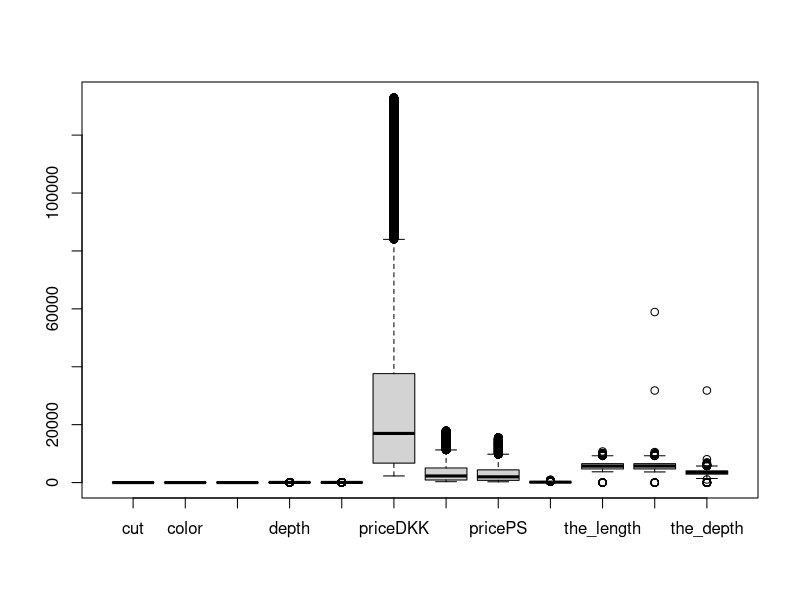
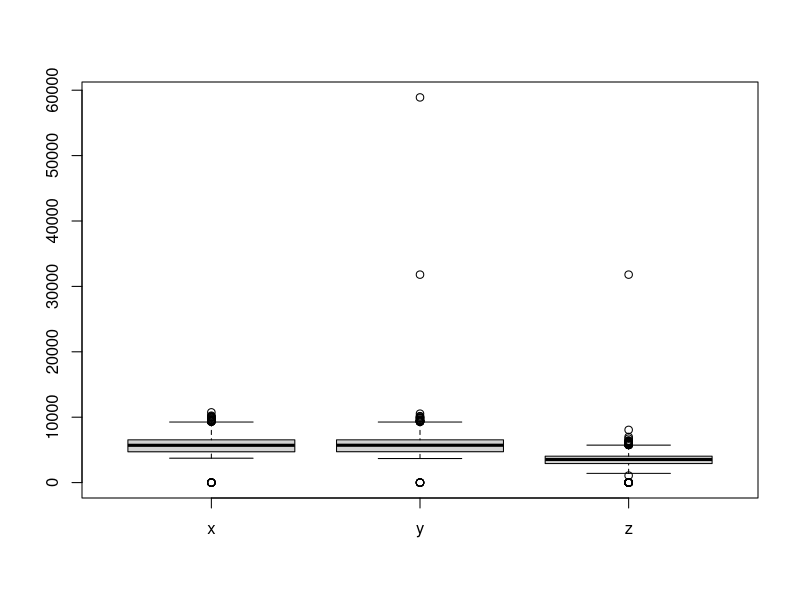
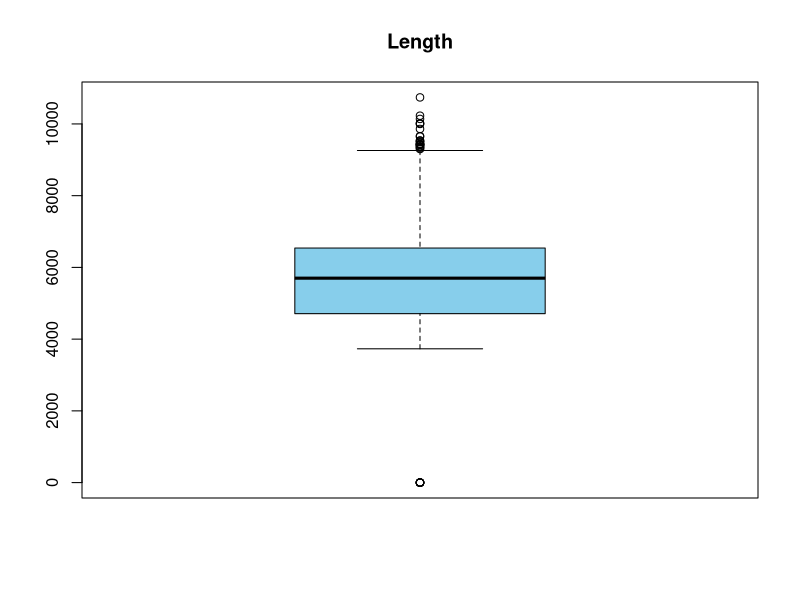
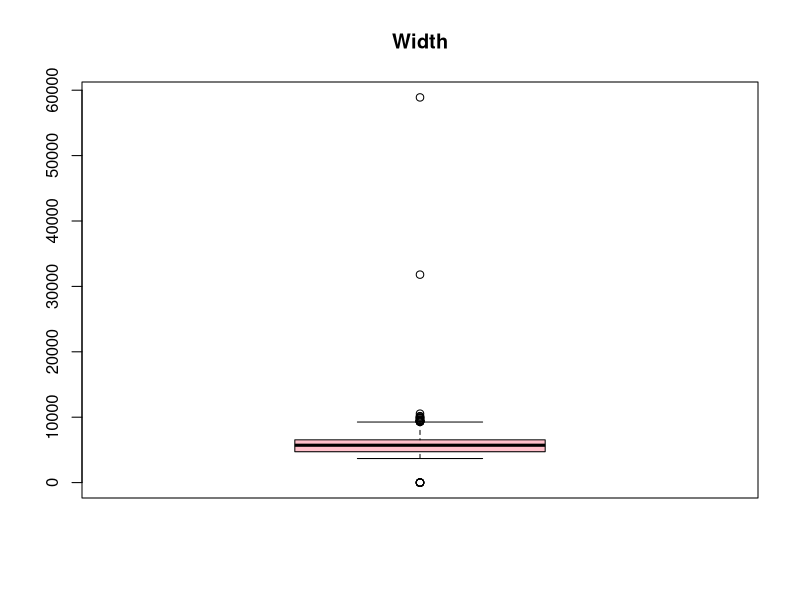
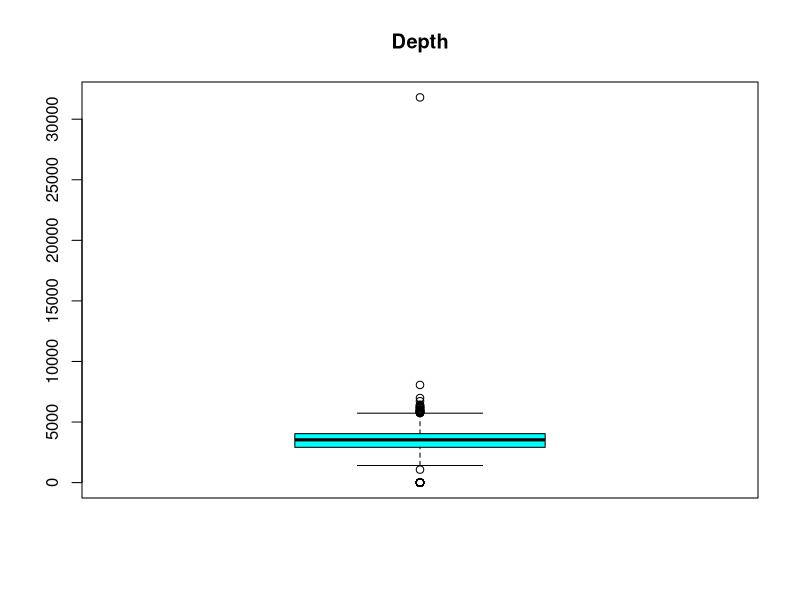
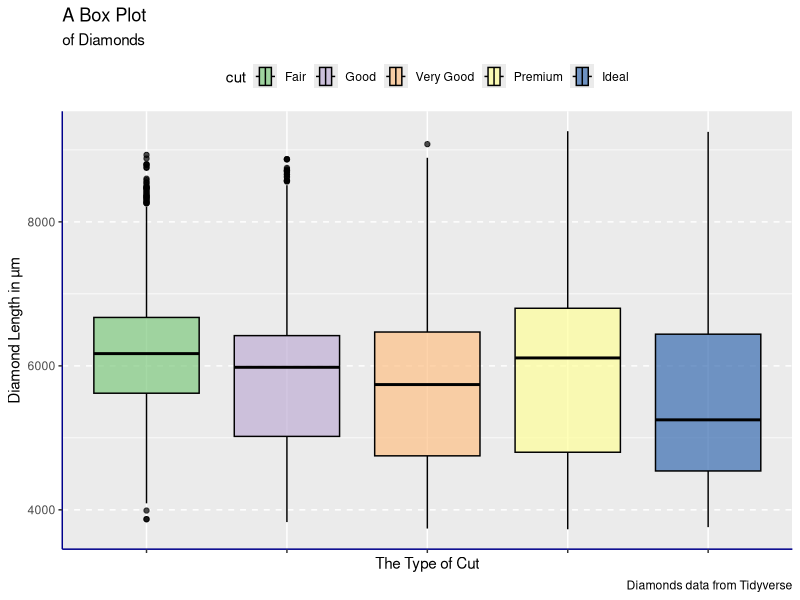
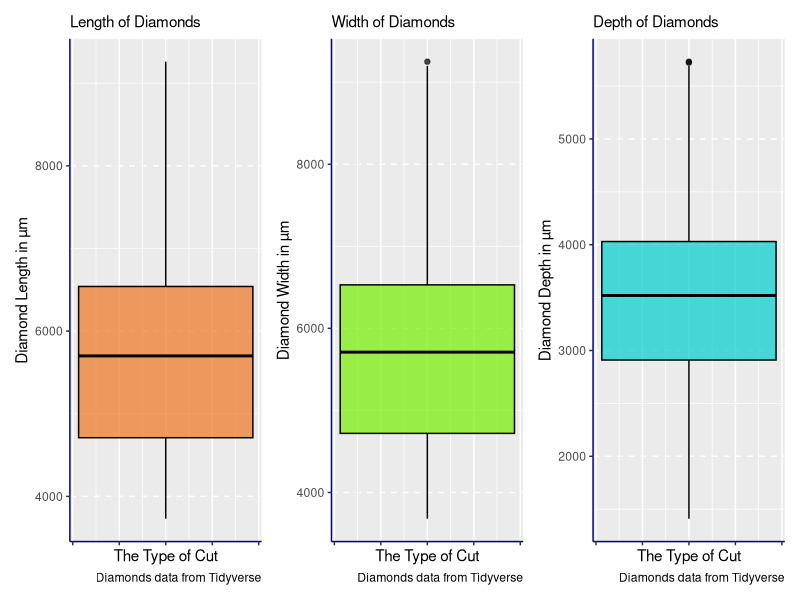

Write R code to recreate these figures, in order. (Note: this script raises an error after producing the figures.)
#rm(list=ls())
#dev.off()

#---------------------
# Access the Libraries
#---------------------
library(tidyverse)
library(magrittr)
library(forcats)
library(patchwork)
library(ggplot2)
library(glmnet)
library(caret) # Package for Cross-Validation
library(rpart) # Package for decision tree
library(knitr)
library(kableExtra)
#source("setup.R") # Contained in the R_toolbox

# setwd("C:/Users/Alessandro/Desktop/PIETRO/Università/3_Machine Learning and Data Mining/Exercises/02450Toolbox_R")

#---------------------
# Functions
#---------------------

determine_outliers <- function(group) {
  
  # ----- See 5 quantiles. 
  q <- quantile(group, type = 2)
  cat("QUARTILES:\nThe five quartiles at\n 0%   25 %   50 %   75 %   100 % are:\n",
      q[1]," ", q[2]," ", q[3]," ",q[4]," ", q[5]," ","\n\n")
  
  # ----- See Percentiles. 
  d <- quantile(group, c(0.25, 0.75) , type = 2)
  cat("PERCENTILES:\n25%,  75%\n", d[1]," ", d[2], " ","\n\n")
  
  # ----- Calculate Interquartile Range. 
  that_iqr <- IQR(group, type = 2)
  cat("The interquartile range is :", that_iqr, "\n\n")
  
  
  Q <- quantile(group, probs=c(.25, .75), na.rm = FALSE)
  iqr <- IQR(group)
  
  # ----- Calculate Upper and Lower Limits
  # Anything beyond the upper and lower limit are outliers. 
  upper_limit <- Q[2] + 1.5*iqr 
  lower_limit <- Q[1] - 1.5*iqr 
  cat("The upper limit is: ",upper_limit, "\n")
  cat("The lower limit is: ",lower_limit, "\n")
}


#---------------------
# Load the Data 
#---------------------
data(diamonds)
?#diamonds
  
#---------------------
# See the Data 
#---------------------
diamonds

#---------------------
# Transform the Data
#---------------------
# - price Conversion from USD($) to DKK, Euro & Pound Sterling(£)

diamonds_price <- diamonds %>%  
  mutate(
    priceDKK = price * 7.066874,
    priceEuro = round((price * 0.949312),1),
    pricePS = round((price * 0.824538), 1))

#- Remove the USD($) variable. 
diamonds_price <- diamonds_price %>% 
  select(-price)


#diamonds_price

# - carat conversion to milligrams in weight
diam_conv_weight <- diamonds_price %>% 
  mutate(carat_mg = carat * 200) 

# - Remove the carat variable. 
diam_milligram <- diam_conv_weight %>% 
  select(-carat)

#diam_milligram

# - X,Y,Z conversion from millimeters (mm) to micrometers(µm)
diamonds_conv <- diam_milligram %>% 
  mutate(the_length = x * 1000,
         the_width = y * 1000,
         the_depth = z * 1000) 

# - Remove the x,y and z variables. 
new_diamonds_data <- diamonds_conv %>% 
  select(- c(x,y,z))

new_diamonds_data

#---------------------
# Detect Outliers
#---------------------

# Quantile Finds the 25th and 75th Percentile of the data. 
# IQR Finds the interquartile range.
# Find the cut off ranges, beyond which all points are outliers. 
# Remove points beyond the ranges from the dataset. 

boxplot(new_diamonds_data)$out

boxplot(data.frame(x= new_diamonds_data$the_length,
                   y= new_diamonds_data$the_width,
                   z= new_diamonds_data$the_depth))
#---------------------
boxplot(c(x = new_diamonds_data$the_length), 
        col= "skyblue",
        family = "Avenir",
        main = "Length")


determine_outliers(new_diamonds_data$the_length)
# quantile(new_diamonds_data$the_length, probs=c(.25, .75), na.rm = FALSE)
# IQR(new_diamonds_data$the_length)
#---------------------

boxplot(c(x = new_diamonds_data$the_width), 
        col= "pink",
        main = "Width",  
        family = "Avenir")


determine_outliers(new_diamonds_data$the_width)
# quantile(new_diamonds_data$the_width, probs=c(.25, .75), na.rm = FALSE)
# IQR(new_diamonds_data$the_width)

#---------------------
boxplot(c(x = new_diamonds_data$the_depth), 
        col= "cyan",
        main = "Depth"
)


determine_outliers(new_diamonds_data$the_depth)
# quantile(new_diamonds_data$the_depth, probs=c(.25, .75), na.rm = FALSE)
# IQR(new_diamonds_data$the_depth)

#---------------------
# View Outliers
#---------------------

# Length : 
# The upper limit is:  9285 
# The lower limit is:  1965 

# Width:
# The upper limit is:  9270 
# The lower limit is:  1990 

# Depth : 
# The upper limit is:  5735 
# The lower limit is:  1215
#new_diamonds_data

# new_diamonds_data %>% filter (the_length > 9285)
# new_diamonds_data %>% filter (the_length < 1965)
# 
# new_diamonds_data %>% filter (the_width > 9270)
# new_diamonds_data %>% filter (the_width < 1990)
# 
# new_diamonds_data %>% filter (the_depth > 5735)
# new_diamonds_data %>% filter (the_depth < 1215)

#---------------------
# Remove Outliers
#---------------------
# Extract the part of the dataset between the upper and lower ranges leaving out the outliers.

clean_diamonds_data <- new_diamonds_data %>% 
  filter(the_length < 9285) %>%  # 53,916
  filter(the_length > 1965) %>%  # 53,908
  filter(the_width < 9270) %>%   # 53,896
  filter(the_width > 1990) %>%  
  filter(the_depth < 5735) %>%   # 53,892
  filter(the_depth > 1215)       # 53,879




clean_diamonds_data

clean_diamonds_data <- clean_diamonds_data %>% 
  mutate(cut = forcats::as_factor(cut),
         color = forcats::as_factor(color),
         clarity = forcats::as_factor(clarity))

#---------------------
# The Data Set  -->>>>
#---------------------

clean_diamonds_data

#---------------------
# The Data Set <<<---
#---------------------



#---------------------
# Data Visualisation
#---------------------
clean_diamonds_data  %>% 
  ggplot(mapping = aes(x = the_length, y = cut, fill = cut))+
  coord_flip() + 
  geom_boxplot(colour = "black", alpha = 0.7)+
  scale_fill_brewer(palette="Accent")+
  #facet_wrap(~ cut)+
  theme(
    legend.position = "top",
    axis.line = element_line(colour = "darkblue"),
    panel.grid.major.y = element_line(linetype = "dashed"),
    axis.text.x = element_blank())+
  labs(
    title = "A Box Plot",
    subtitle = "of Diamonds",
    x = "Diamond Length in µm",
    y = "The Type of Cut",
    caption = "Diamonds data from Tidyverse"
  )


a <- clean_diamonds_data  %>% 
  ggplot(mapping = aes(x = the_length))+
  coord_flip() + 
  geom_boxplot(colour = "black", fill = "chocolate2", alpha = 0.7)+
  scale_fill_brewer(palette="Accent")+
  theme(
    legend.position = "top",
    axis.line = element_line(colour = "darkblue"),
    panel.grid.major.y = element_line(linetype = "dashed"),
    axis.text.x = element_blank())+
  labs(
    #title = "A Box Plot",
    subtitle = "Length of Diamonds",
    x = "Diamond Length in µm",
    y = "The Type of Cut",
    caption = "Diamonds data from Tidyverse"
  )


b <- clean_diamonds_data  %>% 
  ggplot(mapping = aes(x = the_width))+
  coord_flip() + 
  geom_boxplot(colour = "black", fill = "chartreuse2", alpha = 0.7)+
  scale_fill_brewer(palette="Accent")+
  theme(
    legend.position = "top",
    axis.line = element_line(colour = "darkblue"),
    panel.grid.major.y = element_line(linetype = "dashed"),
    axis.text.x = element_blank())+
  labs(
    # title = "A Box Plot",
    subtitle = "Width of Diamonds",
    x = "Diamond Width in µm",
    y = "The Type of Cut",
    caption = "Diamonds data from Tidyverse"
  )

c <- clean_diamonds_data  %>% 
  ggplot(mapping = aes(x = the_depth))+
  coord_flip() + 
  geom_boxplot(colour = "black", fill = "cyan3",alpha = 0.7)+
  scale_fill_brewer(palette="Accent")+
  theme(
    legend.position = "top",
    axis.line = element_line(colour = "darkblue"),
    panel.grid.major.y = element_line(linetype = "dashed"),
    axis.text.x = element_blank())+
  labs(
    #title = "A Box Plot",
    subtitle = "Depth of Diamonds",
    x = "Diamond Depth in µm",
    y = "The Type of Cut",
    caption = "Diamonds data from Tidyverse"
  )

# ------ Show Collective plots 
a | b | c

#---------------------
# Q1
#---------------------

# Aim: predict the price based on (some) other attributes. 

clear_diamonds_data <- clean_diamonds_data %>% 
  select(-c(cut,color,clarity,priceDKK, priceEuro, pricePS))


clear_diamonds_data

# Create a mean of 0 and sd of 1. 
scale_diamonds_data <- scale(clear_diamonds_data, 
                             center = TRUE, 
                             scale = TRUE) %>% 
  as_tibble()


# Assuming you have two data frames: scaled_diamonds_data and clean_diamonds_data

# Combine the columns from both data frames
scaled_diamonds_data <- cbind(Price = clean_diamonds_data$pricePS, scale_diamonds_data)
scaled_diamonds_data
#---------------------
# Training the Model
#---------------------

# Percentage of data to allocate for training (e.g., 80%)
train_percent <- 0.8

# make the index vector for splitting the data 
train_indices <- caret::createDataPartition(scaled_diamonds_data$Price,
                                            p = train_percent, 
                                            list = FALSE)

# Create training and holdout (test) sets
train_data <- scaled_diamonds_data[train_indices, ]
test_data <- scaled_diamonds_data[-train_indices, ]
train_data
test_data

# ----------------------------------------------------------------
#                       Split Training and Test Data
# ----------------------------------------------------------------


# The Train Data Split
X_train <- train_data %>% 
  select(-Price)

head(X_train)

y_train <- train_data %>% 
  select(Price)

head(y_train)

# The Test Data - split

X_test <- test_data %>% 
  select(-Price)
head(X_test)


y_test <- test_data %>% 
  select(Price)

head(y_test)

# Fit a model - how does it look on the ttrainign data 

lm(y)


 
# ----------------------------------------------------------------
#                      The Optimal Lambda
# ----------------------------------------------------------------

# Create a matrix from your training data
# (because it doesn't work with tibble or data frame)
X_train_matrix <- as.matrix(X_train)
head(X_train_matrix)

y_train_matrix <- as.matrix(y_train)
head(y_train_matrix)


# Make a sequence of lambdas. 
lambda_seq <- 10^(-5:10)
lambda_seq

# Fit ridge regression with cross-validation to find optimal lambda
ridge_model <- cv.glmnet(X_train_matrix, y_train_matrix, 
                         alpha = 0, 
                         lambda = lambda_seq, 
                         nfolds = 10, 
)  # alpha = 0 for ridge

# Print the cross-validation error
cat("The cross-validation error:")
print(ridge_model$cvm)

optimal_lambda <- ridge_model$lambda.min
cat("The optimal lambda is:", optimal_lambda)

# ----------------------------------------------------------------
#                        Visualisation
# ----------------------------------------------------------------

frame <- data.frame(broom::tidy(ridge_model))
frame


ggplot(data = frame, 
       mapping = aes(x = lambda, y = estimate, col = estimate))+
  geom_point(mapping = aes(x = log(lambda)))+
  geom_line(mapping = aes(x = log(lambda)))+
  labs(
    title = "K-Fold Cross Validation (K = 10)",
    subtitle = "Generalisation Error for different values of Lambda",
    x = "Log \U0003bb",
    y = "Mean Squared Error(estimate)",
    family = "Avenir",
    caption = "Mean Square Error | Cross-Validation Errors
    for different values of Lambda"
  )+
  theme_minimal()+
  theme(
    panel.border = element_rect(colour = "darkblue", fill=NA, size=1)
  )

# ----------------------------------------------------------------
#                        Predictions 
# ----------------------------------------------------------------

# Fit the model with the optimal lambda
L2_Regularisation_Ridge_Regression_model <- glmnet(X_train_matrix, y_train_matrix, alpha = 0, lambda = optimal_lambda)
L2_Regularisation_Ridge_Regression_model

broom::glance(L2_Regularisation_Ridge_Regression_model)
broom::tidy(L2_Regularisation_Ridge_Regression_model)

# Prepare the test data
X_test_matrix <- as.matrix(X_test)
y_test_matrix <- as.matrix(y_test)

# Use the fitted model to make predictions on the test data
predictions <- predict(L2_Regularisation_Ridge_Regression_model, 
                       s = optimal_lambda, 
                       newx = X_test_matrix)

# predictions are also known as *yhat
predictions


# Calculate RMS Error on the test data
rmse <- sqrt(mean((predictions - y_test_matrix)^2))
cat("RMSE on the test data:", rmse, "\n")

# mean of the actual target values
y_mean <- mean(y_test_matrix)
y_mean

# Calculate the total sum of squares (TSS)
tss <- sum((y_test_matrix - y_mean)^2)
tss

# Calculate the residual sum of squares (RSS)
rss <- sum((y_test_matrix - predictions)^2)
rss

# Calculate the R-squared (coefficient of determination)
rsquared <- 1 - (rss / tss)
cat("R-squared (Coefficient of Determination):", rsquared, "\n")

################################
# -------  Question 2 ---------
################################
# * In the report. 


################################
# -------  Question 3 ---------
################################


################################
# -------  Question 4 ---------
################################



################################
# -------  Question 5 ---------
################################



################################################################################
# -----  Classification  -------------------------------------------------------
################################################################################

rm(diam_conv_weight,diam_milligram,diamonds_conv,diamonds_price,new_diamonds_data)

summary(clean_diamonds_data$cut) # This has all outliers removed.
head(clean_diamonds_data)
# (30.10.2023)

summary(clean_diamonds_data$cut == 'Ideal')
(percentage_of_Ideal <- sum(clean_diamonds_data$cut == 'Ideal')/length(diamonds$cut))

y <- as.numeric(clean_diamonds_data$cut == 'Ideal')
X <- as.data.frame(clean_diamonds_data[,c(4:6,9:12)])

# CHOOSE AN OPTION AMONG 1, 2 AND 3: ###########

# 1) Linear model
attributeNames <- colnames(X)

# Classification tree
classNames <- c("Non-Ideal","Ideal")
classassignments <- classNames[y + 1]
(fmla <- as.formula(paste("y ~ ", paste(attributeNames, collapse = "+"))))

# END OF THE CHOICE #############################

head(X)

N <- as.numeric(dim(X)[1])
M <- as.numeric(dim(X)[2])

###################################
# -------  Question 2 & 3 ---------
###################################

# K-folds cross-validation ######################

# Create cross-validation partition for evaluation of performance of optimal model
K <- 4
KK <- 6 # nr. of Inner loops # Use 10-fold cross-validation to estimate optimal value of lambda

# Values of lambda
lambda_tmp <- 10^(-5:-2)
cp_tmp <- c(0.05,0.01,0.005,0.001)
T <- length(lambda_tmp) # nr. of tested lambda

# Set seed for reproducibility
set.seed(4321)

CV <- list()
CV$which <- createFolds(y, k = K, list = F)

# Set up vectors that will store sizes of training and test sizes
CV$TrainSize <- c()
CV$TestSize <- c()

# Initialize variables
Error_train2 <- matrix(rep(NA, times = T * KK), nrow = T)
Error_test2 <- matrix(rep(NA, times = T * KK), nrow = T)
Error_train2_tree <- matrix(rep(NA, times = T * KK), nrow = T)
Error_test2_tree <- matrix(rep(NA, times = T * KK), nrow = T)
lambda_opt <- rep(NA, K)
cp_opt <- rep(NA, K)
mu <- matrix(rep(NA, times = M * K), nrow = K)
sigma <- matrix(rep(NA, times = M * K), nrow = K)
Error_train_rlr <- rep(1, K) # Rate error of the regularized logistic regression
Error_test_rlr <- rep(1, K)
Error_train <- rep(1, K) # Rate error of the non-regularized logistic regression
Error_test <- rep(1, K)
Error_train_nofeatures <- rep(1, K) # Rate error of the baseline
Error_test_nofeatures <- rep(1, K)
Error_train_tree <- rep(1, K) # Rate error of the classification tree
Error_test_tree <- rep(1, K)

for (k in 1:K) {
  print(paste("Crossvalidation fold ", k, "/", K, sep = ""))
  
  # Extract the training and test set
  X_train <- X[CV$which != k, ]
  y_train <- y[CV$which != k]
  X_test <- X[CV$which == k, ]
  y_test <- y[CV$which == k]
  CV$TrainSize[k] <- length(y_train)
  CV$TestSize[k] <- length(y_test)
  
  CV2 <- list()
  CV2$which <- createFolds(y_train, k = KK, list = F)
  CV2$TrainSize <- c()
  CV2$TestSize <- c()
  
  
  for (kk in 1:KK) {
    X_train2 <- X_train[CV2$which != kk, ]
    y_train2 <- y_train[CV2$which != kk]
    X_test2 <- X_train[CV2$which == kk, ]
    y_test2 <- y_train[CV2$which == kk]
    fmla2 <- as.formula(paste("y_train2 ~ ", paste(attributeNames, collapse = "+")))
    
    mu2 <- colMeans(X_train2[,1:M])
    sigma2 <- apply(X_train2[,1:M], 2, sd)
    
    X_train2[,1:M] <- scale(X_train2[,1:M], mu2, sigma2)
    X_test2[,1:M] <- scale(X_test2[,1:M], mu2, sigma2)
    
    CV2$TrainSize[kk] <- length(y_train2)
    CV2$TestSize[kk] <- length(y_test2)
    
    mdl <- glmnet(X_train2, y_train2, family = "binomial", alpha = 0,
                  lambda = lambda_tmp,intercept=T)
    
    for (t in 1:T) {
      y_train2 <- as.character(y_train2)
      tree <- rpart(fmla2, data = X_train2,
                    control = rpart.control(minsplit = 100, minbucket = 1, cp = cp_tmp[t]),
                    parms = list(split = "gini"), method = "class")
      y_train2 <- as.numeric(y_train2)
      y_train_tree <- as.numeric(predict(tree, newdata=X_train2)[,2]>0.5)
      y_test_tree <- as.numeric(predict(tree, newdata=X_test2)[,2]>0.5)
      
      Error_train2_tree[t, kk] <- sum(y_train_tree != y_train2) / length(y_train2)
      Error_test2_tree[t, kk] <- sum(y_test_tree != y_test2) / length(y_test2)
      
      # Predict labels for both sets for current regularization strength
      y_train_est <- predict(mdl, newx=as.matrix(X_train2), type = "class",
                             s = lambda_tmp[t])
      y_test_est <- predict(mdl, newx=as.matrix(X_test2), type = "class",
                            s = lambda_tmp[t])
      
      # Determine training and test set error
      Error_train2[t, kk] <- sum(y_train_est != y_train2) / length(y_train2)
      Error_test2[t, kk] <- sum(y_test_est != y_test2) / length(y_test2)
    }
  }
  # Select optimal value of lambda
  ind_opt <- which.min(apply(Error_test2, 1, sum) / sum(CV2$TestSize))
  lambda_opt[k] <- lambda_tmp[ind_opt]
  
  ind_opt_tree <- which.min(apply(Error_test2_tree, 1, sum) / sum(CV2$TestSize))
  cp_opt[k] <- cp_tmp[ind_opt_tree]
  
  # Standardize outer fold based on training set, and save the mean and standard
  # deviations since they're part of the model (they would be needed for
  # making new predictions) - for brevity we won't always store these in the scripts
  mu[k, ] <- colMeans(X_train[,1:M])
  sigma[k, ] <- apply(X_train[,1:M], 2, sd)
  
  X_train[,1:M] <- scale(X_train[,1:M], mu[k, ], sigma[k, ])
  X_test[,1:M] <- scale(X_test[,1:M], mu[k, ], sigma[k, ])
  
  ### tree ###
  fmla1 <- as.formula(paste("y_train ~ ", paste(attributeNames, collapse = "+")))
  y_train <- as.character(y_train)
  tree <- rpart(fmla1, data = X_train,
                control = rpart.control(minsplit = 100, minbucket = 1, cp = cp_opt[k]),
                parms = list(split = "gini"), method = "class")
  y_train <- as.numeric(y_train)
  y_train_est <- as.numeric(predict(tree, newdata=X_train)[,2]>0.5)
  y_test_est <- as.numeric(predict(tree, newdata=X_test)[,2]>0.5)
  
  Error_train_tree[k] <- sum(y_train_est != y_train) / length(y_train)
  Error_test_tree[k] <- sum(y_test_est != y_test) / length(y_test)
  
  if (k == 1) mdl_tree <- tree
  if (k != 1){
    if (Error_test_tree[k] == min(Error_test_tree)){
      mdl_tree <- tree
      print("tree")
    }
  }
  
  ### end of tree ###
  
  ### regularized logistic regression ###
  # Estimate w for the optimal value of lambda
  mdl <- glmnet(X_train, y_train, family = "binomial", alpha = 0,
                lambda = lambda_opt[k], intercept=T)
  
  y_train_est <- predict(mdl, newx=as.matrix(X_train), type = "class",
                         s = lambda_opt[k])
  y_test_est <- predict(mdl, newx=as.matrix(X_test), type = "class",
                        s = lambda_opt[k])
  
  # evaluate training and test error performance for optimal selected value of lambda
  Error_train_rlr[k] <- sum(y_train_est != y_train) / length(y_train)
  Error_test_rlr[k] <- sum(y_test_est != y_test) / length(y_test)
  
  if (k == 1) mdl_lr <- mdl
  if (k != 1){
    if (Error_test_rlr[k] == min(Error_test_rlr)){
      mdl_lr <- mdl
      y_lr <- y_test_est
      print("lr")
    }
  }
  ### end of regularized logistic regression ###
  
  # Compute squared error without regularization

  mdl <- glmnet(X_train, y_train, family = "binomial", alpha = 0,
                lambda = 1e-10, intercept=T)
  
  y_train_est <- predict(mdl, newx=as.matrix(X_train), type = "class", s = 1e-10)
  y_test_est <- predict(mdl, newx=as.matrix(X_test), type = "class", s = 1e-10)
  
  Error_train[k] <- sum(y_train_est != y_train) / length(y_train)
  Error_test[k] <- sum(y_test_est != y_test) / length(y_test)
  
  Error_train_nofeatures[k] <- sum(y_train != 0) / length(y_train)
  Error_test_nofeatures[k] <- sum(y_test != 0) / length(y_test)
}

(Results <- as.data.frame(matrix(c(1:K,
                                   round(Error_test_nofeatures*100,digits = 2),
                                   lambda_opt,
                                   round(Error_test_rlr*100,digits=2),
                                   cp_opt,
                                   round(Error_test_tree*100,digits=2)),
                                 nrow=K,byrow=F)))
ind_lr <- 2
ind_tree <- 1

# EXPLANATION OF (1): Classification errors of models with and without regularization are the same
# because the dataset has a large number of observations but the model has only 8 parameters
# to be estimated. Regularization improves the model particularly when it is overfitted, and
# it happens when observations are few wrt parameters to be estimated

plot(log(lambda_tmp), log(apply(Error_train2, 1, sum) / sum(CV2$TrainSize)),
     xlab = "log(lambda)", ylab = "log(Error)",
     main = paste0("Optimal lambda: 1e", log10(lambda_opt[k]))
)

lines(log(lambda_tmp), log(apply(Error_train2, 1, sum) / sum(CV2$TrainSize)))
plot(log(lambda_tmp), log(apply(Error_test2, 1, sum) / sum(CV2$TestSize)), col = "red")
lines(log(lambda_tmp), log(apply(Error_test2, 1, sum) / sum(CV2$TestSize)), col = "red")

legend("bottomright", legend = c("Training", "Test"), col = c("black", "red"), lty = 1)

#######################################################################
# QUADRATIC MODEL APPLIED TO THE PRINCIPAL COMPONENTS #################
#######################################################################

y <- as.numeric(clean_diamonds_data$cut == 'Ideal')
X <- as.data.frame(clean_diamonds_data[,c(4:6,9:12)])

# Quadratic model applied to data projected onto the first four principal components
stds <- apply(X, 2, sd)
X <- t(apply(X, 1, "-", colMeans(X)))
X <- t(apply(X, 1, "*", 1 / stds))
X <- as.data.frame(X)
S <- svd(X)
X <- as.data.frame(S$u %*% diag(S$d))
X <- X[,1:4]
X <- transform(X,
               V1_2 = V1^2,
               V2_2 = V2^2,
               V3_2 = V3^2,
               V4_2 = V4^2,
               V1_V2 = V1*V2,
               V1_V3 = V1*V3,
               V1_V4 = V1*V4,
               V2_V3 = V2*V3,
               V2_V4 = V2*V4,
               V3_V4 = V3*V4
)
rm(S)

head(X)

N <- as.numeric(dim(X)[1])
M <- as.numeric(dim(X)[2])

# K-folds cross-validation based on the number of folds and tempted lambdas of before

CV <- list()
CV$which <- createFolds(y, k = K, list = F)

# Set up vectors that will store sizes of training and test sizes
CV$TrainSize <- c()
CV$TestSize <- c()

# Initialize variables
Error_train2 <- matrix(rep(NA, times = T * KK), nrow = T)
Error_test2 <- matrix(rep(NA, times = T * KK), nrow = T)
lambda_opt_PCA <- rep(NA, K)
mu_PCA <- matrix(rep(NA, times = M * K), nrow = K)
sigma_PCA <- matrix(rep(NA, times = M * K), nrow = K)
Error_train_PCA <- rep(1, K) # Rate error of the regularized logistic regression
Error_test_PCA <- rep(1, K)

for (k in 1:K) {
  print(paste("Crossvalidation fold ", k, "/", K, sep = ""))
  
  # Extract the training and test set
  X_train <- X[CV$which != k, ]
  y_train <- y[CV$which != k]
  X_test <- X[CV$which == k, ]
  y_test <- y[CV$which == k]
  CV$TrainSize[k] <- length(y_train)
  CV$TestSize[k] <- length(y_test)
  
  CV2 <- list()
  CV2$which <- createFolds(y_train, k = KK, list = F)
  CV2$TrainSize <- c()
  CV2$TestSize <- c()
  
  
  for (kk in 1:KK) {
    X_train2 <- X_train[CV2$which != kk, ]
    y_train2 <- y_train[CV2$which != kk]
    X_test2 <- X_train[CV2$which == kk, ]
    y_test2 <- y_train[CV2$which == kk]
    
    mu2 <- colMeans(X_train2[,1:M])
    sigma2 <- apply(X_train2[,1:M], 2, sd)
    
    X_train2[,1:M] <- scale(X_train2[,1:M], mu2, sigma2)
    X_test2[,1:M] <- scale(X_test2[,1:M], mu2, sigma2)
    
    CV2$TrainSize[kk] <- length(y_train2)
    CV2$TestSize[kk] <- length(y_test2)
    
    mdl <- glmnet(X_train2, y_train2, family = "binomial", alpha = 0,
                  lambda = lambda_tmp,intercept=T)
    
    for (t in 1:T) {
      # Predict labels for both sets for current regularization strength
      y_train_est <- predict(mdl, newx=as.matrix(X_train2), type = "class",
                             s = lambda_tmp[t])
      y_test_est <- predict(mdl, newx=as.matrix(X_test2), type = "class",
                            s = lambda_tmp[t])
      
      # Determine training and test set error
      Error_train2[t, kk] <- sum(y_train_est != y_train2) / length(y_train2)
      Error_test2[t, kk] <- sum(y_test_est != y_test2) / length(y_test2)
    }
  }
  # Select optimal value of lambda
  ind_opt <- which.min(apply(Error_test2, 1, sum) / sum(CV2$TestSize))
  lambda_opt_PCA[k] <- lambda_tmp[ind_opt]
  
  # Standardize outer fold based on training set, and save the mean and standard
  # deviations since they're part of the model (they would be needed for
  # making new predictions) - for brevity we won't always store these in the scripts
  mu_PCA[k, ] <- colMeans(X_train[,1:M])
  sigma_PCA[k, ] <- apply(X_train[,1:M], 2, sd)
  
  X_train[,1:M] <- scale(X_train[,1:M], mu_PCA[k, ], sigma_PCA[k, ])
  X_test[,1:M] <- scale(X_test[,1:M], mu_PCA[k, ], sigma_PCA[k, ])
  
  ### regularized logistic regression ###
  # Estimate w for the optimal value of lambda
  mdl <- glmnet(X_train, y_train, family = "binomial", alpha = 0,
                lambda = lambda_opt_PCA[k], intercept=T)
  
  y_train_est <- predict(mdl, newx=as.matrix(X_train), type = "class",
                         s = lambda_opt_PCA[k])
  y_test_est <- predict(mdl, newx=as.matrix(X_test), type = "class",
                        s = lambda_opt_PCA[k])
  
  print(length(y_test_est))
  
  # evaluate training and test error performance for optimal selected value of lambda
  Error_train_PCA[k] <- sum(y_train_est != y_train) / length(y_train)
  Error_test_PCA[k] <- sum(y_test_est != y_test) / length(y_test)
  
  if (k == 1) mdl_PCA <- mdl
  if (k != 1) {
    if (Error_test_PCA[k] == min(Error_test_PCA)){
      mdl_PCA <- mdl
      print("PCA")
    }
  }
  ### end of regularized logistic regression ###
}

(Results <- as.data.frame(matrix(c(1:K,
                                   round(Error_test_nofeatures*100,digits = 2),
                                   lambda_opt,
                                   round(Error_test_rlr*100,digits=2),
                                   lambda_opt_PCA,
                                   round(Error_test_PCA*100,digits=2),
                                   cp_opt,
                                   round(Error_test_tree*100,digits=2)),
                                 nrow=K,byrow=F)))
# resultNames1 <- c("i","$E_i^{test}$ [%]","$olambda_i$","$E_i^{test}$ [%]",
#                   "$olambda_i$","$E_i^{test}$ [%]","$c_{P,i}^{*}$","$E_i^{test}$ [%]")
kable(Results, format = "latex", booktabs = T) %>%
  add_header_above(c("Outer fold" = 1, "Base-Line" = 1, "Logistic Regression (Linear)" = 2, "Logistic Regression (Quadratic)" = 2, "Decision Tree" = 2))
ind_PCA <- 1
# Page 216 of the book: why we cannot average the errors
# Use y_lr, y_tree and y_PCA, with y_base = 0, to compute statistics

################################
# -------  Question 4 ---------
################################

# Apply each model to the entire dataset:

y_base <- rep(0,N)

X <- as.data.frame(clean_diamonds_data[,c(4:6,9:12)])
X <- as.data.frame(scale(X, mu[ind_lr, ], sigma[ind_lr, ]))
y_lr <- as.numeric(predict(mdl_lr, newx=as.matrix(X), type = "class", s = lambda_opt[ind_lr]))

X <- as.data.frame(clean_diamonds_data[,c(4:6,9:12)])
X <- as.data.frame(scale(X, mu[ind_tree, ], sigma[ind_tree, ]))
y_tree <- as.numeric(predict(mdl_tree, newdata=X)[,2]>0.5)

par(mfrow=c(1,1), xpd = NA)
plot(mdl_tree)
text(mdl_tree)

X <- as.data.frame(clean_diamonds_data[,c(4:6,9:12)])
stds <- apply(X, 2, sd)
X <- t(apply(X, 1, "-", colMeans(X)))
X <- t(apply(X, 1, "*", 1 / stds))
X <- as.data.frame(X)
S <- svd(X)
X <- as.data.frame(S$u %*% diag(S$d))
X <- X[,1:4]
X <- transform(X,
               V1_2 = V1^2,
               V2_2 = V2^2,
               V3_2 = V3^2,
               V4_2 = V4^2,
               V1_V2 = V1*V2,
               V1_V3 = V1*V3,
               V1_V4 = V1*V4,
               V2_V3 = V2*V3,
               V2_V4 = V2*V4,
               V3_V4 = V3*V4
)
rm(S)
X <- as.data.frame(scale(X, mu_PCA[ind_PCA, ], sigma_PCA[ind_PCA, ]))
y_PCA <- as.numeric(predict(mdl_PCA, newx=as.matrix(X), type = "class", s = 1e-05))

# Setup I: McNemar test

alpha <- 0.05
rt_bl <- mcnemar(y, y_base, y_lr, alpha = alpha)
rt_bt <- mcnemar(y, y_base, y_tree, alpha = alpha)
rt_bp <- mcnemar(y, y_base, y_PCA, alpha = alpha)
rt_lt <- mcnemar(y, y_lr, y_tree, alpha = alpha)
rt_lp <- mcnemar(y, y_lr, y_PCA, alpha = alpha)
rt_tp <- mcnemar(y, y_tree, y_PCA, alpha = alpha)

# p-value is always 0 because the data-set is very large and p-value formula
# has a N at the denominator. It seems that the tree and the PCA are the
# closest models

################################
# -------  Question 5 ---------
################################

mdl_lr$a0
mdl_lr$beta

# table and length have a larger weight wrt the other attributes

################################################################
# APPENDIX
################################################################
Z <- transform(Z,
               V1_2 = V1^2,
               V2_2 = V2^2,
               V3_2 = V3^2,
               V4_2 = V4^2,
               V1_3 = V1^3,
               V2_3 = V2^3,
               V3_3 = V3^3,
               V4_3 = V4^3,
               V1_V2 = V1*V2,
               V1_V3 = V1*V3,
               V1_V4 = V1*V4,
               V1_2_V2 = V1^2*V2,
               V1_V2_2 = V1*V2^2,
               V1_2_V3 = V1^2*V3,
               V1_V3_2 = V1*V3^2,
               V1_2_V4 = V1^2*V4,
               V1_V4_2 = V1*V4^2,
               V2_V3 = V2*V3,
               V2_V4 = V2*V4,
               V2_2_V3 = V2^2*V3,
               V2_V3_2 = V2*V3^2,
               V2_2_V4 = V2^2*V4,
               V2_V4_2 = V2*V4^2,
               V3_V4 = V3*V4,
               V3_2_V4 = V3^2*V4,
               V3_V4_2 = V3*V4^2
)
